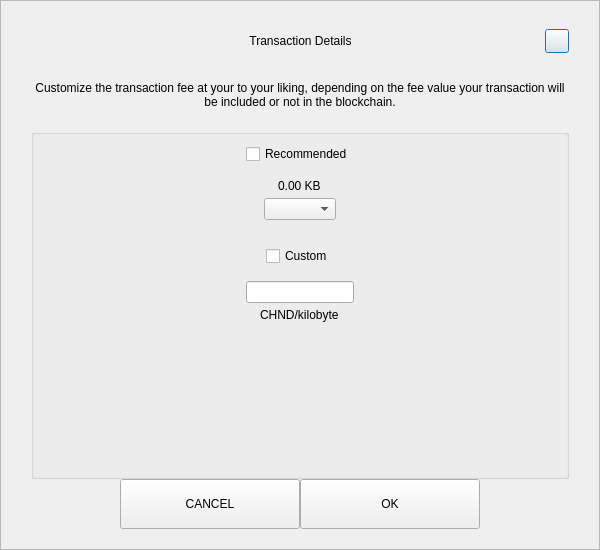
<?xml version="1.0" encoding="UTF-8"?>
<ui version="4.0">
 <class>SendCustomFeeDialog</class>
 <widget class="QDialog" name="SendCustomFeeDialog">
  <property name="geometry">
   <rect>
    <x>0</x>
    <y>0</y>
    <width>600</width>
    <height>550</height>
   </rect>
  </property>
  <property name="windowTitle">
   <string>Form</string>
  </property>
  <layout class="QVBoxLayout" name="verticalLayout_3">
   <property name="spacing">
    <number>0</number>
   </property>
   <property name="leftMargin">
    <number>0</number>
   </property>
   <property name="topMargin">
    <number>0</number>
   </property>
   <property name="rightMargin">
    <number>0</number>
   </property>
   <property name="bottomMargin">
    <number>0</number>
   </property>
   <item>
    <widget class="QFrame" name="frame">
     <property name="styleSheet">
      <string notr="true"/>
     </property>
     <property name="frameShape">
      <enum>QFrame::StyledPanel</enum>
     </property>
     <property name="frameShadow">
      <enum>QFrame::Raised</enum>
     </property>
     <layout class="QVBoxLayout" name="verticalLayout_2">
      <property name="spacing">
       <number>0</number>
      </property>
      <property name="leftMargin">
       <number>30</number>
      </property>
      <property name="topMargin">
       <number>20</number>
      </property>
      <property name="rightMargin">
       <number>30</number>
      </property>
      <property name="bottomMargin">
       <number>20</number>
      </property>
      <item>
       <layout class="QHBoxLayout" name="horizontalLayout_3">
        <property name="spacing">
         <number>0</number>
        </property>
        <item>
         <spacer name="horizontalSpacer_21">
          <property name="orientation">
           <enum>Qt::Horizontal</enum>
          </property>
          <property name="sizeHint" stdset="0">
           <size>
            <width>40</width>
            <height>20</height>
           </size>
          </property>
         </spacer>
        </item>
        <item>
         <widget class="QLabel" name="labelTitle">
          <property name="minimumSize">
           <size>
            <width>0</width>
            <height>40</height>
           </size>
          </property>
          <property name="maximumSize">
           <size>
            <width>16777215</width>
            <height>40</height>
           </size>
          </property>
          <property name="styleSheet">
           <string notr="true">padding-left:24px;</string>
          </property>
          <property name="text">
           <string>Transaction Details</string>
          </property>
          <property name="alignment">
           <set>Qt::AlignCenter</set>
          </property>
          <property name="margin">
           <number>7</number>
          </property>
         </widget>
        </item>
        <item>
         <spacer name="horizontalSpacer">
          <property name="orientation">
           <enum>Qt::Horizontal</enum>
          </property>
          <property name="sizeHint" stdset="0">
           <size>
            <width>40</width>
            <height>20</height>
           </size>
          </property>
         </spacer>
        </item>
        <item>
         <widget class="QPushButton" name="btnEsc">
          <property name="minimumSize">
           <size>
            <width>24</width>
            <height>24</height>
           </size>
          </property>
          <property name="maximumSize">
           <size>
            <width>24</width>
            <height>24</height>
           </size>
          </property>
          <property name="text">
           <string/>
          </property>
         </widget>
        </item>
       </layout>
      </item>
      <item>
       <spacer name="verticalSpacer_2">
        <property name="orientation">
         <enum>Qt::Vertical</enum>
        </property>
        <property name="sizeType">
         <enum>QSizePolicy::Fixed</enum>
        </property>
        <property name="sizeHint" stdset="0">
         <size>
          <width>20</width>
          <height>20</height>
         </size>
        </property>
       </spacer>
      </item>
      <item>
       <widget class="QLabel" name="labelMessage">
        <property name="text">
         <string>Customize the transaction fee at your to your liking, depending on the fee value your transaction will be included or not in the blockchain.</string>
        </property>
        <property name="alignment">
         <set>Qt::AlignCenter</set>
        </property>
        <property name="wordWrap">
         <bool>true</bool>
        </property>
       </widget>
      </item>
      <item>
       <spacer name="verticalSpacer_3">
        <property name="orientation">
         <enum>Qt::Vertical</enum>
        </property>
        <property name="sizeType">
         <enum>QSizePolicy::Fixed</enum>
        </property>
        <property name="sizeHint" stdset="0">
         <size>
          <width>20</width>
          <height>20</height>
         </size>
        </property>
       </spacer>
      </item>
      <item>
       <widget class="QGroupBox" name="groupBox">
        <property name="title">
         <string/>
        </property>
        <layout class="QVBoxLayout" name="verticalLayout">
         <property name="leftMargin">
          <number>12</number>
         </property>
         <property name="rightMargin">
          <number>12</number>
         </property>
         <item>
          <layout class="QVBoxLayout" name="verticalLayout_4">
           <property name="spacing">
            <number>5</number>
           </property>
           <item alignment="Qt::AlignHCenter">
            <widget class="QCheckBox" name="checkBoxRecommended">
             <property name="text">
              <string>Recommended</string>
             </property>
            </widget>
           </item>
           <item>
            <spacer name="verticalSpacer_5">
             <property name="orientation">
              <enum>Qt::Vertical</enum>
             </property>
             <property name="sizeType">
              <enum>QSizePolicy::Fixed</enum>
             </property>
             <property name="sizeHint" stdset="0">
              <size>
               <width>20</width>
               <height>10</height>
              </size>
             </property>
            </spacer>
           </item>
           <item alignment="Qt::AlignHCenter">
            <widget class="QLabel" name="labelFee">
             <property name="text">
              <string>0.00 KB</string>
             </property>
            </widget>
           </item>
           <item alignment="Qt::AlignHCenter">
            <widget class="QComboBox" name="comboBoxRecommended"/>
           </item>
          </layout>
         </item>
         <item>
          <spacer name="verticalSpacer">
           <property name="orientation">
            <enum>Qt::Vertical</enum>
           </property>
           <property name="sizeType">
            <enum>QSizePolicy::Fixed</enum>
           </property>
           <property name="sizeHint" stdset="0">
            <size>
             <width>20</width>
             <height>20</height>
            </size>
           </property>
          </spacer>
         </item>
         <item>
          <layout class="QVBoxLayout" name="verticalLayout_5">
           <property name="spacing">
            <number>5</number>
           </property>
           <item alignment="Qt::AlignHCenter">
            <widget class="QCheckBox" name="checkBoxCustom">
             <property name="text">
              <string>Custom</string>
             </property>
            </widget>
           </item>
           <item>
            <spacer name="verticalSpacer_6">
             <property name="orientation">
              <enum>Qt::Vertical</enum>
             </property>
             <property name="sizeType">
              <enum>QSizePolicy::Fixed</enum>
             </property>
             <property name="sizeHint" stdset="0">
              <size>
               <width>20</width>
               <height>10</height>
              </size>
             </property>
            </spacer>
           </item>
           <item alignment="Qt::AlignHCenter">
            <widget class="QLineEdit" name="lineEditCustomFee"/>
           </item>
           <item alignment="Qt::AlignHCenter">
            <widget class="QLabel" name="labelCustomFee">
             <property name="text">
              <string>CHND/kilobyte</string>
             </property>
            </widget>
           </item>
          </layout>
         </item>
         <item>
          <spacer name="verticalSpacer_4">
           <property name="orientation">
            <enum>Qt::Vertical</enum>
           </property>
           <property name="sizeHint" stdset="0">
            <size>
             <width>20</width>
             <height>40</height>
            </size>
           </property>
          </spacer>
         </item>
        </layout>
       </widget>
      </item>
      <item>
       <layout class="QHBoxLayout" name="horizontalLayout" stretch="1,2,2,1">
        <item>
         <spacer name="horizontalSpacer1">
          <property name="orientation">
           <enum>Qt::Horizontal</enum>
          </property>
          <property name="sizeHint" stdset="0">
           <size>
            <width>40</width>
            <height>20</height>
           </size>
          </property>
         </spacer>
        </item>
        <item>
         <widget class="QPushButton" name="btnCancel">
          <property name="minimumSize">
           <size>
            <width>180</width>
            <height>50</height>
           </size>
          </property>
          <property name="focusPolicy">
           <enum>Qt::NoFocus</enum>
          </property>
          <property name="text">
           <string>CANCEL</string>
          </property>
         </widget>
        </item>
        <item>
         <widget class="QPushButton" name="btnSave">
          <property name="minimumSize">
           <size>
            <width>180</width>
            <height>50</height>
           </size>
          </property>
          <property name="focusPolicy">
           <enum>Qt::NoFocus</enum>
          </property>
          <property name="text">
           <string>OK</string>
          </property>
         </widget>
        </item>
        <item>
         <spacer name="horizontalSpacer_2">
          <property name="orientation">
           <enum>Qt::Horizontal</enum>
          </property>
          <property name="sizeHint" stdset="0">
           <size>
            <width>40</width>
            <height>20</height>
           </size>
          </property>
         </spacer>
        </item>
       </layout>
      </item>
     </layout>
    </widget>
   </item>
  </layout>
 </widget>
 <resources/>
 <connections/>
</ui>
